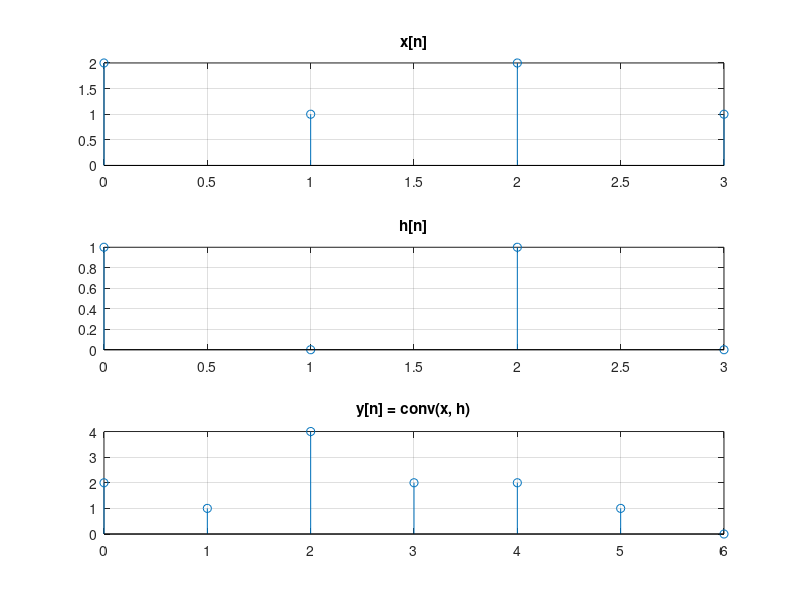

Recreate this plot in MATLAB.
%Using conv function to perform linear convolution of two sequences x[n] and h[n]
x = [2, 1, 2, 1];
h = [1, 0, 1, 0];

% Linear convolution using built-in function
y = conv(x, h);

% Display output
disp('Linear Convolution y[n]:');
disp(y);

% Plotting
clf;
subplot(3, 1, 1); stem(0:length(x)-1, x); title('x[n]'); grid on;
subplot(3, 1, 2); stem(0:length(h)-1, h); title('h[n]'); grid on;
subplot(3, 1, 3); stem(0:length(y)-1, y); title('y[n] = conv(x, h)'); grid on;
